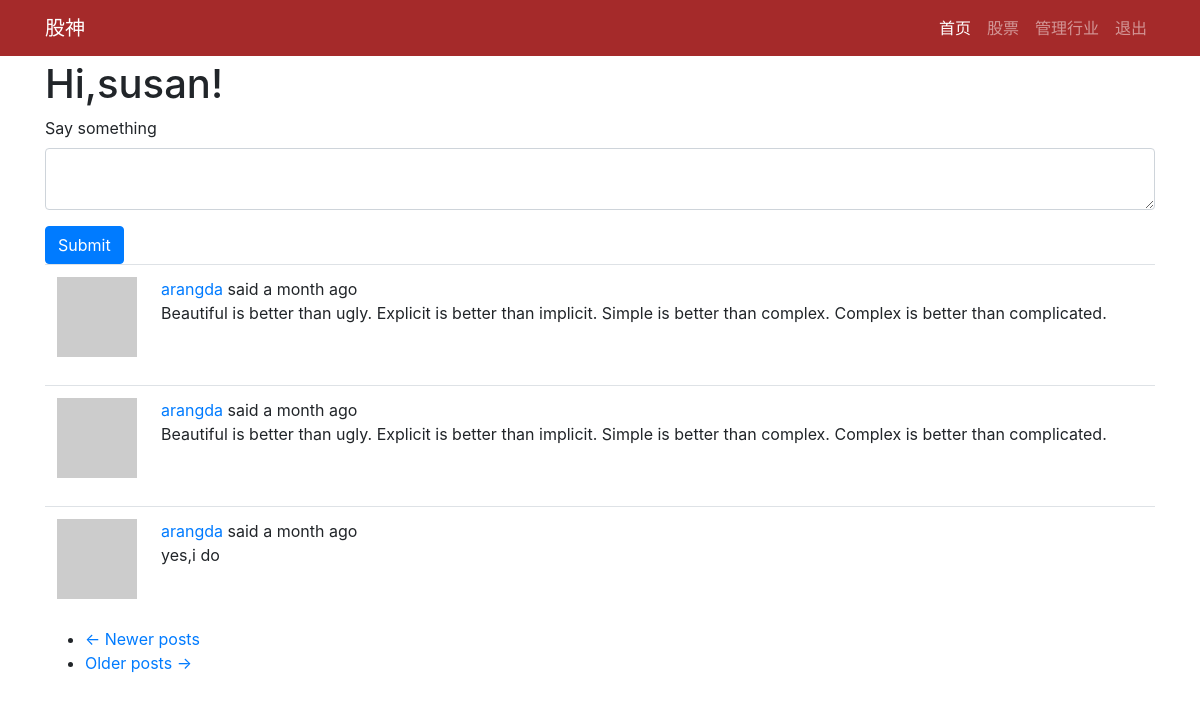
The app's page /index (signed in) with its own data.
### app/models.py (models this page shows, shortened)
class PaginatedAPIMixin(object):
    @staticmethod
    def to_collection_dict(query, page, per_page, endpoint, **kwargs):
        resources = query.paginate(page, per_page, False)
        data = {
            'items': [item.to_dict() for item in resources.items],
            '_meta': {
                'page': page,
                'per_page': per_page,
                'total_pages': resources.pages,
                'total_items': resources.total
            },
            '_links': {
                'self': url_for(endpoint, page=page, per_page=per_page,
                                **kwargs),
                'next': url_for(endpoint, page=page + 1, per_page=per_page,
                                **kwargs) if resources.has_next else None,
                'prev': url_for(endpoint, page=page - 1, per_page=per_page,
                                **kwargs) if resources.has_prev else None
            }
        }
        return data

class User(PaginatedAPIMixin,UserMixin,db.Model):
    id = db.Column(db.Integer,primary_key=True)
    username = db.Column(db.String(64),index=True,unique=True)
    email = db.Column(db.String(120),index=True,unique=True)
    password_hash = db.Column(db.String(128))
    about_me = db.Column(db.String(140))
    last_seen = db.Column(db.DateTime,default=datetime.utcnow)
    posts = db.relationship('Post',backref='author',lazy='dynamic')
    messages_sent = db.relationship('Message',
                                    foreign_keys='Message.sender_id',
                                    backref='author', lazy='dynamic')
    messages_received = db.relationship('Message',
                                        foreign_keys='Message.recipient_id',
                                        backref='recipient', lazy='dynamic')
    last_message_read_time = db.Column(db.DateTime)
    token = db.Column(db.String(32), index=True, unique=True)
    token_expiration = db.Column(db.DateTime)
    notifications = db.relationship('Notification',backref='user',lazy='dynamic')
    followed = db.relationship(
        'User',secondary=followers,
        primaryjoin=(followers.c.follower_id == id),
        secondaryjoin=(followers.c.followed_id == id),
        backref=db.backref('followers',lazy='dynamic'),lazy='dynamic'
    )
    tasks = db.relationship('Task',backref='user',lazy='dynamic')
    def avatar(self,size):
        digest = md5(self.email.lower().encode('utf-8')).hexdigest()
        return 'https://www.gravatar.com/avatar/{}?d=identicon&s={}'.format(digest,size)
    def followed_posts(self):
        followed = Post.query.join(
            followers, (followers.c.followed_id == Post.user_id)).filter(
                followers.c.follower_id == self.id)
        own = Post.query.filter_by(user_id=self.id)
        return followed.union(own).order_by(Post.timestamp.desc())
    def get_tasks_in_progress(self):
        return Task.query.filter_by(user=self, complete=False).all()

class Post(db.Model):
    id = db.Column(db.Integer,primary_key=True)
    body = db.Column(db.String(140))
    timestamp = db.Column(db.DateTime,index=True,default=datetime.utcnow)
    user_id = db.Column(db.Integer,db.ForeignKey('user.id'))
    language = db.Column(db.String(5))

### app/main/routes.py (the view, shortened to what this page needs)
@bp.route('/',methods=['GET','POST'])
@bp.route('/index',methods=['GET','POST'])
@login_required
def index():
    form = PostForm()
    page = request.args.get('page',1,type=int)
    posts = current_user.followed_posts().paginate(
        page,current_app.config['POSTS_PER_PAGE'],False
    )
    next_url = url_for('main.index',page=posts.next_num) if posts.has_next else None
    prev_url = url_for('main.index',page=posts.prev_num) if posts.has_prev else None
    return render_template('index.html',title='home',form=form,posts=posts.items,next_url=next_url,prev_url=prev_url)

### app/main/forms.py
class PostForm(FlaskForm):
    post = TextAreaField(_l('Say something'), validators=[DataRequired()])
    submit = SubmitField(_l('Submit'))

### app/main/routes.py (called while the page is built)
@bp.before_app_request
def before_request():
    g.locale = str(get_locale())
    if current_user.is_authenticated:
        current_user.last_seen = datetime.utcnow()
        db.session.commit()

### app/models.py (called while the page is built)
@login.user_loader
def load_user(id):
    return User.query.get(int(id))

### app/templates/index.html
{% extends "base.html" %}
{% from 'bootstrap/form.html' import render_form %}
{% block app_content %}
    <h1>Hi,{{ current_user.username }}!</h1>
    {% if form %}
    {{ render_form(form) }}
    {% endif %}
    {% for post in posts %}
    {% include '_post.html' %}
    {% endfor %}
    <nav aria-label="...">
        <ul class="pager">
            <li class="previous{% if not prev_url %} disabled{% endif %}">
                <a href="{{ prev_url or '#' }}">
                    <span aria-hidden="true">&larr;</span> {{ _('Newer posts') }}
                </a>
            </li>
            <li class="next{% if not next_url %} disabled{% endif %}">
                <a href="{{ next_url or '#' }}">
                    {{ _('Older posts') }} <span aria-hidden="true">&rarr;</span>
                </a>
            </li>
        </ul>
    </nav>
{% endblock %}

### app/templates/_post.html (shortened to what this page needs)
<table class="table table-hover">
    <tr>
        <td width="70px">
            <a href="{{ url_for('main.user', username=post.author.username) }}">
                <img src="{{ post.author.avatar(70) }}" />
            </a>
        </td>
        <td>
            {{ _('%(username)s said %(when)s',username=user_link,when=moment(post.timestamp).fromNow()) }}
            <br>
            <span id="post{{ post.id }}">{{ post.body }}</span>
        </td>
    </tr>
</table>

### records on screen
User: username "susan"
Post: body "Beautiful is better than ugly. Explicit is better than implicit. Simple is better than complex. Complex is better than complicated."
Post: body "Beautiful is better than ugly. Explicit is better than implicit. Simple is better than complex. Complex is better than complicated."
Post: body "yes,i do"

### other values on screen
{{ render_nav_item('main.index', '首页',None,True) }} "首页"
{{ render_nav_item('shares.gupiao', '股票',None,True) }} "股票"
{{ render_nav_item('shares.manage_category', '管理行业',None,True) }} "管理行业"
{{ render_nav_item('auth.logout', '退出',None,True) }} "退出"
